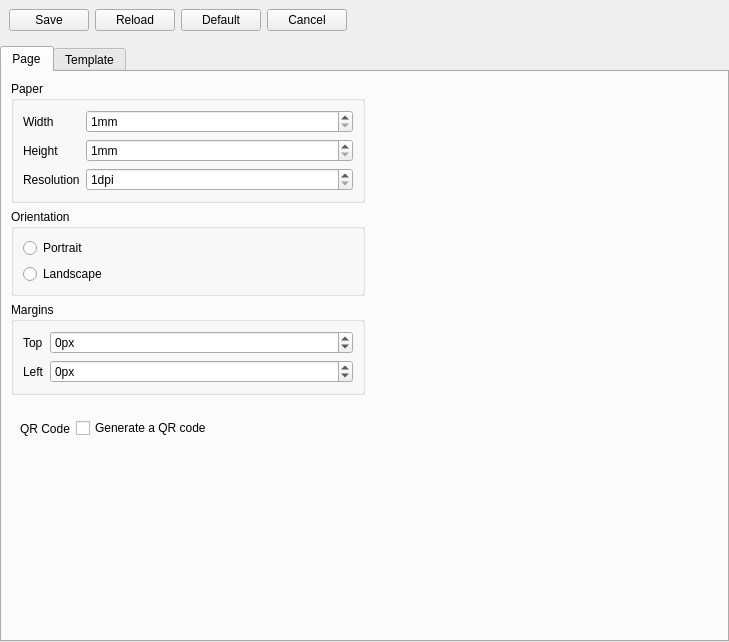
<?xml version="1.0" encoding="UTF-8"?>
<ui version="4.0">
 <class>PrinterSetupWdgt</class>
 <widget class="QWidget" name="PrinterSetupWdgt">
  <property name="geometry">
   <rect>
    <x>0</x>
    <y>0</y>
    <width>729</width>
    <height>642</height>
   </rect>
  </property>
  <property name="windowTitle">
   <string>Form</string>
  </property>
  <layout class="QVBoxLayout" name="verticalLayout">
   <property name="leftMargin">
    <number>0</number>
   </property>
   <property name="topMargin">
    <number>0</number>
   </property>
   <property name="rightMargin">
    <number>0</number>
   </property>
   <property name="bottomMargin">
    <number>0</number>
   </property>
   <item>
    <layout class="QHBoxLayout" name="horizontalLayout_5">
     <property name="leftMargin">
      <number>9</number>
     </property>
     <property name="topMargin">
      <number>9</number>
     </property>
     <property name="rightMargin">
      <number>9</number>
     </property>
     <property name="bottomMargin">
      <number>9</number>
     </property>
     <item>
      <widget class="QPushButton" name="pbSave">
       <property name="text">
        <string>Save</string>
       </property>
       <property name="icon">
        <iconset resource="../../../gui/image-and-font/res.qrc">
         <normaloff>:/katynko/svg/document-save.svg</normaloff>:/katynko/svg/document-save.svg</iconset>
       </property>
      </widget>
     </item>
     <item>
      <widget class="QPushButton" name="pbReload">
       <property name="text">
        <string>Reload</string>
       </property>
       <property name="icon">
        <iconset resource="../../../gui/image-and-font/res.qrc">
         <normaloff>:/katynko/svg/view-refresh.svg</normaloff>:/katynko/svg/view-refresh.svg</iconset>
       </property>
      </widget>
     </item>
     <item>
      <widget class="QPushButton" name="pbDefault">
       <property name="text">
        <string>Default</string>
       </property>
       <property name="icon">
        <iconset resource="../../../gui/image-and-font/res.qrc">
         <normaloff>:/katynko/svg/edit-undo.svg</normaloff>:/katynko/svg/edit-undo.svg</iconset>
       </property>
      </widget>
     </item>
     <item>
      <widget class="QPushButton" name="pbCancel">
       <property name="text">
        <string>Cancel</string>
       </property>
       <property name="icon">
        <iconset resource="../../../gui/image-and-font/res.qrc">
         <normaloff>:/katynko/svg/edit-delete.svg</normaloff>:/katynko/svg/edit-delete.svg</iconset>
       </property>
      </widget>
     </item>
     <item>
      <spacer name="horizontalSpacer_10">
       <property name="orientation">
        <enum>Qt::Horizontal</enum>
       </property>
       <property name="sizeHint" stdset="0">
        <size>
         <width>40</width>
         <height>20</height>
        </size>
       </property>
      </spacer>
     </item>
    </layout>
   </item>
   <item>
    <widget class="QTabWidget" name="tabWidget">
     <property name="sizePolicy">
      <sizepolicy hsizetype="Expanding" vsizetype="Expanding">
       <horstretch>0</horstretch>
       <verstretch>0</verstretch>
      </sizepolicy>
     </property>
     <property name="currentIndex">
      <number>0</number>
     </property>
     <widget class="QWidget" name="tab">
      <attribute name="icon">
       <iconset resource="../../../gui/image-and-font/res.qrc">
        <normaloff>:/katynko/svg3/edit-text-frame-update.svg</normaloff>:/katynko/svg3/edit-text-frame-update.svg</iconset>
      </attribute>
      <attribute name="title">
       <string>Page</string>
      </attribute>
      <layout class="QGridLayout" name="gridLayout_3">
       <item row="3" column="0">
        <widget class="QGroupBox" name="groupBox_3">
         <property name="title">
          <string>Margins</string>
         </property>
         <layout class="QGridLayout" name="gridLayout_2">
          <item row="0" column="0">
           <widget class="QLabel" name="label_22">
            <property name="text">
             <string>Top</string>
            </property>
           </widget>
          </item>
          <item row="0" column="1">
           <widget class="QSpinBox" name="sbMargTop">
            <property name="sizePolicy">
             <sizepolicy hsizetype="Expanding" vsizetype="Fixed">
              <horstretch>0</horstretch>
              <verstretch>0</verstretch>
             </sizepolicy>
            </property>
            <property name="suffix">
             <string>px</string>
            </property>
            <property name="minimum">
             <number>-1000</number>
            </property>
            <property name="maximum">
             <number>1000</number>
            </property>
           </widget>
          </item>
          <item row="1" column="0">
           <widget class="QLabel" name="label_23">
            <property name="text">
             <string>Left</string>
            </property>
           </widget>
          </item>
          <item row="1" column="1">
           <widget class="QSpinBox" name="sbMargL">
            <property name="sizePolicy">
             <sizepolicy hsizetype="Expanding" vsizetype="Fixed">
              <horstretch>0</horstretch>
              <verstretch>0</verstretch>
             </sizepolicy>
            </property>
            <property name="suffix">
             <string>px</string>
            </property>
            <property name="minimum">
             <number>-1000</number>
            </property>
            <property name="maximum">
             <number>1000</number>
            </property>
           </widget>
          </item>
         </layout>
        </widget>
       </item>
       <item row="1" column="1">
        <spacer name="horizontalSpacer_6">
         <property name="orientation">
          <enum>Qt::Horizontal</enum>
         </property>
         <property name="sizeType">
          <enum>QSizePolicy::Expanding</enum>
         </property>
         <property name="sizeHint" stdset="0">
          <size>
           <width>53</width>
           <height>20</height>
          </size>
         </property>
        </spacer>
       </item>
       <item row="5" column="0">
        <spacer name="verticalSpacer_2">
         <property name="orientation">
          <enum>Qt::Vertical</enum>
         </property>
         <property name="sizeHint" stdset="0">
          <size>
           <width>20</width>
           <height>40</height>
          </size>
         </property>
        </spacer>
       </item>
       <item row="1" column="0">
        <widget class="QGroupBox" name="groupBox_2">
         <property name="title">
          <string>Orientation</string>
         </property>
         <layout class="QVBoxLayout" name="verticalLayout_3">
          <item>
           <widget class="QRadioButton" name="rbPortrait">
            <property name="text">
             <string>Portrait</string>
            </property>
           </widget>
          </item>
          <item>
           <widget class="QRadioButton" name="rbLandscape">
            <property name="text">
             <string>Landscape</string>
            </property>
           </widget>
          </item>
         </layout>
        </widget>
       </item>
       <item row="0" column="0">
        <widget class="QGroupBox" name="groupBox">
         <property name="title">
          <string>Paper</string>
         </property>
         <layout class="QGridLayout" name="gridLayout_4">
          <item row="0" column="1">
           <widget class="QSpinBox" name="sbWidth">
            <property name="sizePolicy">
             <sizepolicy hsizetype="Expanding" vsizetype="Fixed">
              <horstretch>0</horstretch>
              <verstretch>0</verstretch>
             </sizepolicy>
            </property>
            <property name="suffix">
             <string>mm</string>
            </property>
            <property name="minimum">
             <number>1</number>
            </property>
            <property name="maximum">
             <number>99</number>
            </property>
           </widget>
          </item>
          <item row="1" column="1">
           <widget class="QSpinBox" name="sbHeight">
            <property name="sizePolicy">
             <sizepolicy hsizetype="Expanding" vsizetype="Fixed">
              <horstretch>0</horstretch>
              <verstretch>0</verstretch>
             </sizepolicy>
            </property>
            <property name="suffix">
             <string>mm</string>
            </property>
            <property name="minimum">
             <number>1</number>
            </property>
            <property name="maximum">
             <number>99</number>
            </property>
           </widget>
          </item>
          <item row="1" column="0">
           <widget class="QLabel" name="label_2">
            <property name="text">
             <string>Height</string>
            </property>
           </widget>
          </item>
          <item row="0" column="0">
           <widget class="QLabel" name="label">
            <property name="text">
             <string>Width</string>
            </property>
           </widget>
          </item>
          <item row="2" column="0">
           <widget class="QLabel" name="label_3">
            <property name="text">
             <string>Resolution</string>
            </property>
           </widget>
          </item>
          <item row="2" column="1">
           <widget class="QSpinBox" name="sbxResolDpi">
            <property name="suffix">
             <string>dpi</string>
            </property>
            <property name="minimum">
             <number>1</number>
            </property>
            <property name="maximum">
             <number>600</number>
            </property>
           </widget>
          </item>
         </layout>
        </widget>
       </item>
       <item row="4" column="0">
        <widget class="QWidget" name="widget" native="true">
         <property name="minimumSize">
          <size>
           <width>0</width>
           <height>55</height>
          </size>
         </property>
         <layout class="QHBoxLayout" name="horizontalLayout_7">
          <item>
           <widget class="QLabel" name="label_21">
            <property name="text">
             <string>QR Code</string>
            </property>
           </widget>
          </item>
          <item>
           <widget class="QCheckBox" name="cbxGenerateAqr">
            <property name="sizePolicy">
             <sizepolicy hsizetype="Expanding" vsizetype="Fixed">
              <horstretch>0</horstretch>
              <verstretch>0</verstretch>
             </sizepolicy>
            </property>
            <property name="text">
             <string>Generate a QR code</string>
            </property>
           </widget>
          </item>
         </layout>
        </widget>
       </item>
      </layout>
     </widget>
     <widget class="QWidget" name="tab_2">
      <attribute name="icon">
       <iconset resource="../../../gui/image-and-font/res.qrc">
        <normaloff>:/katynko/svg/applications-system.svg</normaloff>:/katynko/svg/applications-system.svg</iconset>
      </attribute>
      <attribute name="title">
       <string>Template</string>
      </attribute>
      <layout class="QGridLayout" name="gridLayout_5">
       <item row="2" column="0" colspan="2">
        <layout class="QHBoxLayout" name="horizontalLayout_2">
         <item>
          <spacer name="verticalSpacer_3">
           <property name="orientation">
            <enum>Qt::Vertical</enum>
           </property>
           <property name="sizeType">
            <enum>QSizePolicy::Ignored</enum>
           </property>
           <property name="sizeHint" stdset="0">
            <size>
             <width>20</width>
             <height>40</height>
            </size>
           </property>
          </spacer>
         </item>
         <item>
          <widget class="QPushButton" name="pbPrint">
           <property name="sizePolicy">
            <sizepolicy hsizetype="Expanding" vsizetype="Fixed">
             <horstretch>0</horstretch>
             <verstretch>0</verstretch>
            </sizepolicy>
           </property>
           <property name="text">
            <string>Print</string>
           </property>
           <property name="icon">
            <iconset resource="../../../gui/image-and-font/res.qrc">
             <normaloff>:/katynko/svg/document-print.svg</normaloff>:/katynko/svg/document-print.svg</iconset>
           </property>
          </widget>
         </item>
         <item>
          <spacer name="verticalSpacer">
           <property name="orientation">
            <enum>Qt::Vertical</enum>
           </property>
           <property name="sizeType">
            <enum>QSizePolicy::Ignored</enum>
           </property>
           <property name="sizeHint" stdset="0">
            <size>
             <width>20</width>
             <height>40</height>
            </size>
           </property>
          </spacer>
         </item>
         <item>
          <widget class="QPushButton" name="pushButton">
           <property name="sizePolicy">
            <sizepolicy hsizetype="Expanding" vsizetype="Fixed">
             <horstretch>0</horstretch>
             <verstretch>0</verstretch>
            </sizepolicy>
           </property>
           <property name="text">
            <string>PDF</string>
           </property>
           <property name="icon">
            <iconset resource="../../../gui/image-and-font/res.qrc">
             <normaloff>:/katynko/svg/application-pdf.svg</normaloff>:/katynko/svg/application-pdf.svg</iconset>
           </property>
          </widget>
         </item>
         <item>
          <spacer name="horizontalSpacer">
           <property name="orientation">
            <enum>Qt::Horizontal</enum>
           </property>
           <property name="sizeHint" stdset="0">
            <size>
             <width>40</width>
             <height>20</height>
            </size>
           </property>
          </spacer>
         </item>
         <item>
          <spacer name="horizontalSpacer_7">
           <property name="orientation">
            <enum>Qt::Horizontal</enum>
           </property>
           <property name="sizeHint" stdset="0">
            <size>
             <width>40</width>
             <height>20</height>
            </size>
           </property>
          </spacer>
         </item>
        </layout>
       </item>
       <item row="1" column="0" colspan="2">
        <widget class="QTabWidget" name="tbimgcontructor">
         <property name="sizePolicy">
          <sizepolicy hsizetype="Expanding" vsizetype="Fixed">
           <horstretch>0</horstretch>
           <verstretch>0</verstretch>
          </sizepolicy>
         </property>
         <property name="currentIndex">
          <number>0</number>
         </property>
         <widget class="QWidget" name="tab_4">
          <attribute name="title">
           <string>Image</string>
          </attribute>
          <layout class="QGridLayout" name="gridLayout_7">
           <item row="1" column="0">
            <widget class="QLabel" name="label_10">
             <property name="text">
              <string>Color</string>
             </property>
            </widget>
           </item>
           <item row="4" column="1">
            <layout class="QHBoxLayout" name="horizontalLayout_6">
             <item>
              <widget class="QToolButton" name="toolButton">
               <property name="text">
                <string/>
               </property>
               <property name="icon">
                <iconset resource="../../../gui/image-and-font/res.qrc">
                 <normaloff>:/katynko/svg/document-open.svg</normaloff>:/katynko/svg/document-open.svg</iconset>
               </property>
              </widget>
             </item>
             <item>
              <widget class="QLineEdit" name="lePath2imgBackGround">
               <property name="readOnly">
                <bool>true</bool>
               </property>
               <property name="placeholderText">
                <string>A path to a background image</string>
               </property>
              </widget>
             </item>
            </layout>
           </item>
           <item row="1" column="1">
            <layout class="QHBoxLayout" name="horizontalLayout_4">
             <item>
              <widget class="QComboBox" name="cbxImgFormat"/>
             </item>
             <item>
              <widget class="QComboBox" name="cbxImgColor"/>
             </item>
            </layout>
           </item>
           <item row="4" column="0" rowspan="2">
            <widget class="QLabel" name="label_15">
             <property name="text">
              <string>Background</string>
             </property>
            </widget>
           </item>
           <item row="3" column="0">
            <widget class="QLabel" name="label_14">
             <property name="text">
              <string>Brightness</string>
             </property>
            </widget>
           </item>
           <item row="0" column="1">
            <layout class="QHBoxLayout" name="horizontalLayout_3">
             <item>
              <widget class="QRadioButton" name="rbNoRotation">
               <property name="text">
                <string>0</string>
               </property>
              </widget>
             </item>
             <item>
              <widget class="QRadioButton" name="rbRotate90">
               <property name="text">
                <string>90</string>
               </property>
              </widget>
             </item>
             <item>
              <widget class="QRadioButton" name="rbRotate180">
               <property name="text">
                <string>180</string>
               </property>
              </widget>
             </item>
             <item>
              <widget class="QRadioButton" name="rbRotate270">
               <property name="text">
                <string>270</string>
               </property>
              </widget>
             </item>
             <item>
              <spacer name="horizontalSpacer_8">
               <property name="orientation">
                <enum>Qt::Horizontal</enum>
               </property>
               <property name="sizeHint" stdset="0">
                <size>
                 <width>40</width>
                 <height>20</height>
                </size>
               </property>
              </spacer>
             </item>
            </layout>
           </item>
           <item row="4" column="2">
            <spacer name="horizontalSpacer_9">
             <property name="orientation">
              <enum>Qt::Horizontal</enum>
             </property>
             <property name="sizeHint" stdset="0">
              <size>
               <width>292</width>
               <height>20</height>
              </size>
             </property>
            </spacer>
           </item>
           <item row="2" column="1">
            <widget class="QSpinBox" name="sbContrast">
             <property name="minimum">
              <number>-255</number>
             </property>
             <property name="maximum">
              <number>255</number>
             </property>
             <property name="singleStep">
              <number>10</number>
             </property>
             <property name="value">
              <number>0</number>
             </property>
            </widget>
           </item>
           <item row="2" column="0">
            <widget class="QLabel" name="label_13">
             <property name="text">
              <string>Contrast</string>
             </property>
            </widget>
           </item>
           <item row="5" column="1">
            <widget class="QCheckBox" name="cbxBackGround">
             <property name="text">
              <string>Use a default background</string>
             </property>
            </widget>
           </item>
           <item row="0" column="0">
            <widget class="QLabel" name="label_9">
             <property name="text">
              <string>Rotate Image</string>
             </property>
            </widget>
           </item>
           <item row="3" column="1">
            <widget class="QSpinBox" name="sbBrightness">
             <property name="minimum">
              <number>-255</number>
             </property>
             <property name="maximum">
              <number>255</number>
             </property>
             <property name="singleStep">
              <number>10</number>
             </property>
             <property name="value">
              <number>0</number>
             </property>
            </widget>
           </item>
          </layout>
         </widget>
         <widget class="QWidget" name="tab_5">
          <attribute name="title">
           <string>Text</string>
          </attribute>
          <layout class="QGridLayout" name="gridLayout">
           <item row="0" column="1">
            <widget class="QComboBox" name="cbxDateMask">
             <property name="sizePolicy">
              <sizepolicy hsizetype="Expanding" vsizetype="Fixed">
               <horstretch>0</horstretch>
               <verstretch>0</verstretch>
              </sizepolicy>
             </property>
            </widget>
           </item>
           <item row="2" column="1">
            <widget class="QSpinBox" name="sbImgFontSize">
             <property name="suffix">
              <string>ppt</string>
             </property>
             <property name="minimum">
              <number>1</number>
             </property>
            </widget>
           </item>
           <item row="4" column="0">
            <widget class="QLabel" name="label_6">
             <property name="text">
              <string>Left margin</string>
             </property>
            </widget>
           </item>
           <item row="2" column="0">
            <widget class="QLabel" name="label_7">
             <property name="text">
              <string>Font point size</string>
             </property>
            </widget>
           </item>
           <item row="3" column="0">
            <widget class="QLabel" name="label_5">
             <property name="text">
              <string>Top margin</string>
             </property>
            </widget>
           </item>
           <item row="0" column="0">
            <widget class="QLabel" name="label_8">
             <property name="text">
              <string>Date mask</string>
             </property>
            </widget>
           </item>
           <item row="1" column="1">
            <layout class="QHBoxLayout" name="horizontalLayout">
             <item>
              <widget class="QSpinBox" name="sbRotateText">
               <property name="maximum">
                <number>360</number>
               </property>
              </widget>
             </item>
             <item>
              <widget class="QSlider" name="hsRotateText">
               <property name="maximum">
                <number>360</number>
               </property>
               <property name="orientation">
                <enum>Qt::Horizontal</enum>
               </property>
              </widget>
             </item>
            </layout>
           </item>
           <item row="4" column="1">
            <widget class="QSpinBox" name="sbTextLeftMargin">
             <property name="suffix">
              <string>px</string>
             </property>
             <property name="minimum">
              <number>-9999</number>
             </property>
             <property name="maximum">
              <number>9999</number>
             </property>
             <property name="singleStep">
              <number>1</number>
             </property>
            </widget>
           </item>
           <item row="1" column="0">
            <widget class="QLabel" name="label_12">
             <property name="text">
              <string>Rotate Text</string>
             </property>
            </widget>
           </item>
           <item row="3" column="1">
            <widget class="QSpinBox" name="sbTextTopMargin">
             <property name="suffix">
              <string>px</string>
             </property>
             <property name="minimum">
              <number>-9999</number>
             </property>
             <property name="maximum">
              <number>9999</number>
             </property>
             <property name="singleStep">
              <number>1</number>
             </property>
            </widget>
           </item>
           <item row="5" column="0" colspan="2">
            <spacer name="horizontalSpacer_2">
             <property name="orientation">
              <enum>Qt::Horizontal</enum>
             </property>
             <property name="sizeHint" stdset="0">
              <size>
               <width>40</width>
               <height>20</height>
              </size>
             </property>
            </spacer>
           </item>
           <item row="0" column="2" rowspan="6">
            <widget class="Line" name="line">
             <property name="orientation">
              <enum>Qt::Vertical</enum>
             </property>
            </widget>
           </item>
           <item row="0" column="3" rowspan="6">
            <widget class="QLabel" name="label_4">
             <property name="text">
              <string>&lt;html&gt;&lt;head/&gt;&lt;body&gt;&lt;p&gt;Text&lt;br/&gt;$eui64 = EUI64&lt;br/&gt;$ni = NI&lt;br/&gt;$lcuni = NI from EUI64&lt;br/&gt;$date = current date&lt;br/&gt;$model = model&lt;br&gt;$smplText=generated text&lt;/p&gt;&lt;/body&gt;&lt;/html&gt;</string>
             </property>
             <property name="scaledContents">
              <bool>false</bool>
             </property>
             <property name="wordWrap">
              <bool>false</bool>
             </property>
             <property name="textInteractionFlags">
              <set>Qt::LinksAccessibleByMouse|Qt::TextSelectableByKeyboard|Qt::TextSelectableByMouse</set>
             </property>
            </widget>
           </item>
           <item row="0" column="4" rowspan="6">
            <widget class="QPlainTextEdit" name="pteUserField">
             <property name="sizePolicy">
              <sizepolicy hsizetype="Expanding" vsizetype="Ignored">
               <horstretch>0</horstretch>
               <verstretch>0</verstretch>
              </sizepolicy>
             </property>
             <property name="plainText">
              <string>$date
ID:$eui64</string>
             </property>
            </widget>
           </item>
          </layout>
         </widget>
         <widget class="QWidget" name="tab_6">
          <attribute name="title">
           <string>QR Code</string>
          </attribute>
          <layout class="QGridLayout" name="gridLayout_9">
           <item row="0" column="0">
            <widget class="QLabel" name="label_16">
             <property name="text">
              <string>Default Error Correction Level</string>
             </property>
            </widget>
           </item>
           <item row="0" column="1">
            <widget class="QComboBox" name="cbxQrCodeCorrLevel">
             <property name="sizePolicy">
              <sizepolicy hsizetype="Expanding" vsizetype="Fixed">
               <horstretch>0</horstretch>
               <verstretch>0</verstretch>
              </sizepolicy>
             </property>
            </widget>
           </item>
           <item row="1" column="0" colspan="2">
            <widget class="QGroupBox" name="groupBox_4">
             <property name="title">
              <string>Custom position [px]</string>
             </property>
             <property name="checkable">
              <bool>true</bool>
             </property>
             <property name="checked">
              <bool>true</bool>
             </property>
             <layout class="QGridLayout" name="gridLayout_10">
              <item row="0" column="0">
               <widget class="QLabel" name="label_17">
                <property name="text">
                 <string>Top margin</string>
                </property>
               </widget>
              </item>
              <item row="1" column="1">
               <widget class="QSpinBox" name="sbQrLeftMargin">
                <property name="sizePolicy">
                 <sizepolicy hsizetype="Expanding" vsizetype="Fixed">
                  <horstretch>0</horstretch>
                  <verstretch>0</verstretch>
                 </sizepolicy>
                </property>
                <property name="maximum">
                 <number>10000</number>
                </property>
               </widget>
              </item>
              <item row="3" column="0">
               <widget class="QLabel" name="label_20">
                <property name="text">
                 <string>Width</string>
                </property>
               </widget>
              </item>
              <item row="2" column="1">
               <widget class="QSpinBox" name="sbQrHeight">
                <property name="sizePolicy">
                 <sizepolicy hsizetype="Expanding" vsizetype="Fixed">
                  <horstretch>0</horstretch>
                  <verstretch>0</verstretch>
                 </sizepolicy>
                </property>
                <property name="maximum">
                 <number>10000</number>
                </property>
                <property name="singleStep">
                 <number>10</number>
                </property>
               </widget>
              </item>
              <item row="0" column="1">
               <widget class="QSpinBox" name="sbQrTopMargin">
                <property name="sizePolicy">
                 <sizepolicy hsizetype="Expanding" vsizetype="Fixed">
                  <horstretch>0</horstretch>
                  <verstretch>0</verstretch>
                 </sizepolicy>
                </property>
                <property name="maximum">
                 <number>10000</number>
                </property>
               </widget>
              </item>
              <item row="2" column="0">
               <widget class="QLabel" name="label_19">
                <property name="text">
                 <string>Height</string>
                </property>
               </widget>
              </item>
              <item row="3" column="1">
               <widget class="QSpinBox" name="sbQrWidth">
                <property name="enabled">
                 <bool>false</bool>
                </property>
                <property name="sizePolicy">
                 <sizepolicy hsizetype="Expanding" vsizetype="Fixed">
                  <horstretch>0</horstretch>
                  <verstretch>0</verstretch>
                 </sizepolicy>
                </property>
                <property name="maximum">
                 <number>10000</number>
                </property>
                <property name="singleStep">
                 <number>10</number>
                </property>
               </widget>
              </item>
              <item row="1" column="0">
               <widget class="QLabel" name="label_18">
                <property name="text">
                 <string>Left margin</string>
                </property>
               </widget>
              </item>
             </layout>
            </widget>
           </item>
           <item row="1" column="2">
            <spacer name="horizontalSpacer_11">
             <property name="orientation">
              <enum>Qt::Horizontal</enum>
             </property>
             <property name="sizeHint" stdset="0">
              <size>
               <width>243</width>
               <height>20</height>
              </size>
             </property>
            </spacer>
           </item>
          </layout>
         </widget>
        </widget>
       </item>
       <item row="0" column="0" colspan="2">
        <widget class="QWidget" name="widget_3" native="true">
         <property name="sizePolicy">
          <sizepolicy hsizetype="Expanding" vsizetype="Expanding">
           <horstretch>0</horstretch>
           <verstretch>0</verstretch>
          </sizepolicy>
         </property>
         <layout class="QVBoxLayout" name="verticalLayout_6">
          <property name="leftMargin">
           <number>0</number>
          </property>
          <property name="topMargin">
           <number>0</number>
          </property>
          <property name="rightMargin">
           <number>0</number>
          </property>
          <property name="bottomMargin">
           <number>0</number>
          </property>
          <item>
           <layout class="QVBoxLayout" name="vl4preview"/>
          </item>
         </layout>
        </widget>
       </item>
      </layout>
     </widget>
    </widget>
   </item>
  </layout>
 </widget>
 <resources>
  <include location="../../../gui/image-and-font/res.qrc"/>
 </resources>
 <connections/>
</ui>
